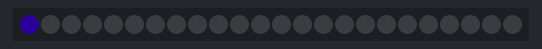
Simulated run of this sketch. Board: Arduino Uno, built with avr-gcc and run on an emulated ATmega328P. Parts: 24 RGB LEDs in strip order, left to right. Dim RGB values are drawn brighter than linear; random numbers use the default seed unless the sketch sets one.

Above: at 0.1 s.
At 4.3 s:
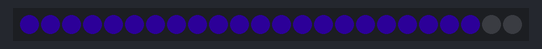
At 8.5 s:
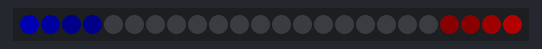
At 16.7 s:
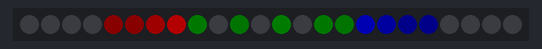
At 26.7 s:
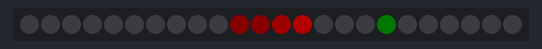
At 38.1 s:
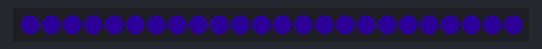

The sketch:

neopixel-snakes.ino
```cpp
// NeoPixel Snakes (c) 2017 Brian Gershon
// https://github.com/briangershon/neopixel-snakes.git

#include <Adafruit_NeoPixel.h>

#define PIN            8
#define NUMPIXELS      24

Adafruit_NeoPixel pixels = Adafruit_NeoPixel(NUMPIXELS, PIN, NEO_GRB + NEO_KHZ800);

void setup() {
  pixels.begin();
}

void loop() {
  int red = random(25);
  int green = random(0);
  int blue = random(25);


  for(int i=0;i<NUMPIXELS;i+=1){
    pixels.setPixelColor(i, pixels.Color(red, green, blue));
    pixels.show();
    delay(200);

  }

  delay(500);

  for(int i=NUMPIXELS-1;i>=0;i--){
    pixels.setPixelColor(i, pixels.Color(0, 0, 0));
    pixels.show();
    delay(50);
  }

  // twinkling grass
  int brights[23];
  for(int i=0; i < NUMPIXELS-1; i++) {
    brights[i] = 0;
  }

  int snake_position = 0;
  int snake_position_two = 0;

  for(int i=0; i<100; i++) {
    int px = random(24);
    int direction = random(2);
    if (direction == 1) {
      brights[px]+=1;
      if (brights[px] > 40) { brights[px] = 40; }
    } else {
      brights[px]-=1;
      if (brights[px] < 0) { brights[px] = 0; }
    }
    pixels.setPixelColor(px, pixels.Color(0, brights[px], 0));

    pixels.setPixelColor(NUMPIXELS-1 + (snake_position_two % NUMPIXELS), pixels.Color(0, 0, 0));
    pixels.setPixelColor(NUMPIXELS-1 + ((snake_position_two - 1) % NUMPIXELS), pixels.Color(0, 0, 10));
    pixels.setPixelColor(NUMPIXELS-1 + ((snake_position_two - 2) % NUMPIXELS), pixels.Color(0, 0, 10));
    pixels.setPixelColor(NUMPIXELS-1 + ((snake_position_two - 3) % NUMPIXELS), pixels.Color(0, 0, 30));
    pixels.setPixelColor(NUMPIXELS-1 + ((snake_position_two - 4) % NUMPIXELS), pixels.Color(0, 0, 60));
    snake_position_two--;

    pixels.setPixelColor(snake_position % NUMPIXELS, pixels.Color(0, 0, 0));
    pixels.setPixelColor((snake_position + 1) % NUMPIXELS, pixels.Color(10, 0, 0));
    pixels.setPixelColor((snake_position + 2) % NUMPIXELS, pixels.Color(10, 0, 0));
    pixels.setPixelColor((snake_position + 3) % NUMPIXELS, pixels.Color(30, 0, 0));
    pixels.setPixelColor((snake_position + 4) % NUMPIXELS, pixels.Color(60, 0, 0));
    snake_position++;

    pixels.show();
    delay(100);
  }
}
```
